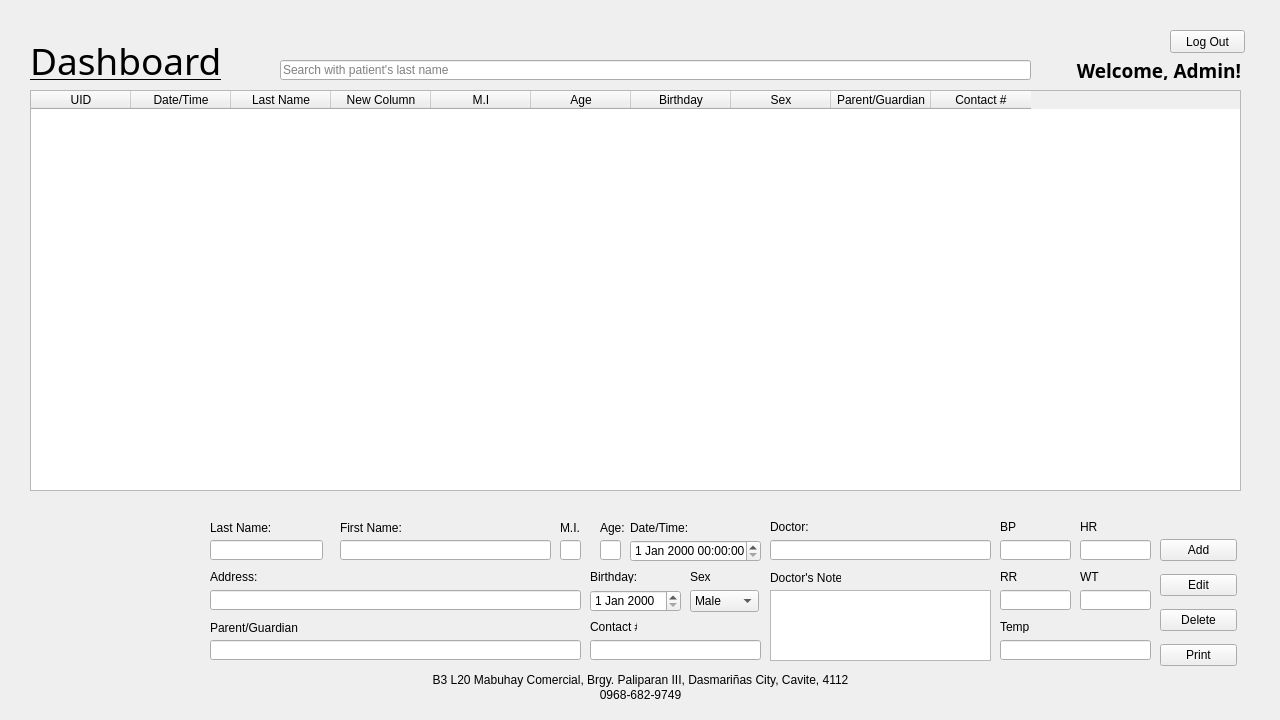
<?xml version="1.0" encoding="UTF-8"?>
<ui version="4.0">
 <class>LandingUI</class>
 <widget class="QMainWindow" name="LandingUI">
  <property name="geometry">
   <rect>
    <x>0</x>
    <y>0</y>
    <width>1280</width>
    <height>720</height>
   </rect>
  </property>
  <property name="minimumSize">
   <size>
    <width>1280</width>
    <height>720</height>
   </size>
  </property>
  <property name="maximumSize">
   <size>
    <width>1280</width>
    <height>720</height>
   </size>
  </property>
  <property name="windowTitle">
   <string>MainWindow</string>
  </property>
  <widget class="QWidget" name="centralwidget">
   <widget class="QLabel" name="lblWelcome">
    <property name="geometry">
     <rect>
      <x>1040</x>
      <y>60</y>
      <width>201</width>
      <height>20</height>
     </rect>
    </property>
    <property name="font">
     <font>
      <family>Poppins</family>
      <pointsize>14</pointsize>
      <weight>75</weight>
      <bold>true</bold>
     </font>
    </property>
    <property name="text">
     <string>Welcome, Admin!</string>
    </property>
    <property name="alignment">
     <set>Qt::AlignRight|Qt::AlignTrailing|Qt::AlignVCenter</set>
    </property>
   </widget>
   <widget class="QPushButton" name="btnLogout">
    <property name="geometry">
     <rect>
      <x>1170</x>
      <y>30</y>
      <width>75</width>
      <height>23</height>
     </rect>
    </property>
    <property name="text">
     <string>Log Out</string>
    </property>
   </widget>
   <widget class="QTableWidget" name="tableWidget">
    <property name="geometry">
     <rect>
      <x>30</x>
      <y>90</y>
      <width>1211</width>
      <height>401</height>
     </rect>
    </property>
    <column>
     <property name="text">
      <string>UID</string>
     </property>
    </column>
    <column>
     <property name="text">
      <string>Date/Time</string>
     </property>
    </column>
    <column>
     <property name="text">
      <string>Last Name</string>
     </property>
    </column>
    <column>
     <property name="text">
      <string>New Column</string>
     </property>
    </column>
    <column>
     <property name="text">
      <string>M.I</string>
     </property>
    </column>
    <column>
     <property name="text">
      <string>Age</string>
     </property>
    </column>
    <column>
     <property name="text">
      <string>Birthday</string>
     </property>
    </column>
    <column>
     <property name="text">
      <string>Sex</string>
     </property>
    </column>
    <column>
     <property name="text">
      <string>Parent/Guardian</string>
     </property>
    </column>
    <column>
     <property name="text">
      <string>Contact #</string>
     </property>
    </column>
   </widget>
   <widget class="QLabel" name="label">
    <property name="geometry">
     <rect>
      <x>30</x>
      <y>40</y>
      <width>221</width>
      <height>41</height>
     </rect>
    </property>
    <property name="font">
     <font>
      <family>Poppins</family>
      <pointsize>28</pointsize>
      <underline>true</underline>
     </font>
    </property>
    <property name="text">
     <string>Dashboard</string>
    </property>
   </widget>
   <widget class="QLabel" name="label_2">
    <property name="geometry">
     <rect>
      <x>210</x>
      <y>520</y>
      <width>71</width>
      <height>16</height>
     </rect>
    </property>
    <property name="text">
     <string>Last Name:</string>
    </property>
   </widget>
   <widget class="QLineEdit" name="lineEdit">
    <property name="geometry">
     <rect>
      <x>210</x>
      <y>540</y>
      <width>113</width>
      <height>20</height>
     </rect>
    </property>
   </widget>
   <widget class="QLineEdit" name="lineEdit_2">
    <property name="geometry">
     <rect>
      <x>340</x>
      <y>540</y>
      <width>211</width>
      <height>20</height>
     </rect>
    </property>
   </widget>
   <widget class="QLabel" name="label_3">
    <property name="geometry">
     <rect>
      <x>340</x>
      <y>520</y>
      <width>91</width>
      <height>16</height>
     </rect>
    </property>
    <property name="text">
     <string>First Name:</string>
    </property>
   </widget>
   <widget class="QLineEdit" name="lineEdit_3">
    <property name="geometry">
     <rect>
      <x>560</x>
      <y>540</y>
      <width>21</width>
      <height>20</height>
     </rect>
    </property>
   </widget>
   <widget class="QLabel" name="label_4">
    <property name="geometry">
     <rect>
      <x>560</x>
      <y>520</y>
      <width>21</width>
      <height>16</height>
     </rect>
    </property>
    <property name="text">
     <string>M.I.</string>
    </property>
   </widget>
   <widget class="QLabel" name="label_5">
    <property name="geometry">
     <rect>
      <x>210</x>
      <y>570</y>
      <width>47</width>
      <height>13</height>
     </rect>
    </property>
    <property name="text">
     <string>Address:</string>
    </property>
   </widget>
   <widget class="QLineEdit" name="lineEdit_4">
    <property name="geometry">
     <rect>
      <x>210</x>
      <y>590</y>
      <width>371</width>
      <height>20</height>
     </rect>
    </property>
   </widget>
   <widget class="QLabel" name="label_6">
    <property name="geometry">
     <rect>
      <x>600</x>
      <y>520</y>
      <width>41</width>
      <height>16</height>
     </rect>
    </property>
    <property name="text">
     <string>Age:</string>
    </property>
   </widget>
   <widget class="QLineEdit" name="lineEdit_5">
    <property name="geometry">
     <rect>
      <x>600</x>
      <y>540</y>
      <width>21</width>
      <height>20</height>
     </rect>
    </property>
   </widget>
   <widget class="QDateEdit" name="dateEdit">
    <property name="geometry">
     <rect>
      <x>590</x>
      <y>590</y>
      <width>91</width>
      <height>22</height>
     </rect>
    </property>
   </widget>
   <widget class="QDateTimeEdit" name="dateTimeEdit">
    <property name="geometry">
     <rect>
      <x>630</x>
      <y>540</y>
      <width>131</width>
      <height>22</height>
     </rect>
    </property>
   </widget>
   <widget class="QLabel" name="label_7">
    <property name="geometry">
     <rect>
      <x>590</x>
      <y>570</y>
      <width>47</width>
      <height>13</height>
     </rect>
    </property>
    <property name="text">
     <string>Birthday:</string>
    </property>
   </widget>
   <widget class="QLineEdit" name="lineEdit_6">
    <property name="geometry">
     <rect>
      <x>280</x>
      <y>60</y>
      <width>751</width>
      <height>20</height>
     </rect>
    </property>
    <property name="placeholderText">
     <string>Search with patient's last name</string>
    </property>
   </widget>
   <widget class="QComboBox" name="comboBox">
    <property name="geometry">
     <rect>
      <x>690</x>
      <y>590</y>
      <width>69</width>
      <height>22</height>
     </rect>
    </property>
    <item>
     <property name="text">
      <string>Male</string>
     </property>
    </item>
    <item>
     <property name="text">
      <string>Female</string>
     </property>
    </item>
   </widget>
   <widget class="QLabel" name="label_8">
    <property name="geometry">
     <rect>
      <x>690</x>
      <y>570</y>
      <width>47</width>
      <height>13</height>
     </rect>
    </property>
    <property name="text">
     <string>Sex</string>
    </property>
   </widget>
   <widget class="QLabel" name="label_9">
    <property name="geometry">
     <rect>
      <x>210</x>
      <y>620</y>
      <width>121</width>
      <height>16</height>
     </rect>
    </property>
    <property name="text">
     <string>Parent/Guardian</string>
    </property>
   </widget>
   <widget class="QLineEdit" name="lineEdit_7">
    <property name="geometry">
     <rect>
      <x>210</x>
      <y>640</y>
      <width>371</width>
      <height>20</height>
     </rect>
    </property>
   </widget>
   <widget class="QLabel" name="label_10">
    <property name="geometry">
     <rect>
      <x>590</x>
      <y>620</y>
      <width>47</width>
      <height>13</height>
     </rect>
    </property>
    <property name="text">
     <string>Contact #:</string>
    </property>
   </widget>
   <widget class="QLineEdit" name="lineEdit_8">
    <property name="geometry">
     <rect>
      <x>590</x>
      <y>640</y>
      <width>171</width>
      <height>20</height>
     </rect>
    </property>
   </widget>
   <widget class="QPlainTextEdit" name="plainTextEdit">
    <property name="geometry">
     <rect>
      <x>770</x>
      <y>590</y>
      <width>221</width>
      <height>71</height>
     </rect>
    </property>
   </widget>
   <widget class="QLineEdit" name="lineEdit_9">
    <property name="geometry">
     <rect>
      <x>770</x>
      <y>540</y>
      <width>221</width>
      <height>20</height>
     </rect>
    </property>
   </widget>
   <widget class="QLabel" name="label_11">
    <property name="geometry">
     <rect>
      <x>770</x>
      <y>520</y>
      <width>47</width>
      <height>13</height>
     </rect>
    </property>
    <property name="text">
     <string>Doctor:</string>
    </property>
   </widget>
   <widget class="QLabel" name="label_12">
    <property name="geometry">
     <rect>
      <x>630</x>
      <y>520</y>
      <width>61</width>
      <height>16</height>
     </rect>
    </property>
    <property name="text">
     <string>Date/Time:</string>
    </property>
   </widget>
   <widget class="QLabel" name="label_13">
    <property name="geometry">
     <rect>
      <x>770</x>
      <y>570</y>
      <width>71</width>
      <height>16</height>
     </rect>
    </property>
    <property name="text">
     <string>Doctor's Note:</string>
    </property>
   </widget>
   <widget class="QLabel" name="label_14">
    <property name="geometry">
     <rect>
      <x>1000</x>
      <y>520</y>
      <width>47</width>
      <height>13</height>
     </rect>
    </property>
    <property name="text">
     <string>BP</string>
    </property>
   </widget>
   <widget class="QLineEdit" name="lineEdit_10">
    <property name="geometry">
     <rect>
      <x>1000</x>
      <y>540</y>
      <width>71</width>
      <height>20</height>
     </rect>
    </property>
   </widget>
   <widget class="QLabel" name="label_15">
    <property name="geometry">
     <rect>
      <x>1080</x>
      <y>520</y>
      <width>47</width>
      <height>13</height>
     </rect>
    </property>
    <property name="text">
     <string>HR</string>
    </property>
   </widget>
   <widget class="QLineEdit" name="lineEdit_11">
    <property name="geometry">
     <rect>
      <x>1080</x>
      <y>540</y>
      <width>71</width>
      <height>20</height>
     </rect>
    </property>
   </widget>
   <widget class="QLabel" name="label_16">
    <property name="geometry">
     <rect>
      <x>1000</x>
      <y>570</y>
      <width>47</width>
      <height>13</height>
     </rect>
    </property>
    <property name="text">
     <string>RR</string>
    </property>
   </widget>
   <widget class="QLineEdit" name="lineEdit_12">
    <property name="geometry">
     <rect>
      <x>1000</x>
      <y>590</y>
      <width>71</width>
      <height>20</height>
     </rect>
    </property>
   </widget>
   <widget class="QLabel" name="label_17">
    <property name="geometry">
     <rect>
      <x>1080</x>
      <y>570</y>
      <width>47</width>
      <height>13</height>
     </rect>
    </property>
    <property name="text">
     <string>WT</string>
    </property>
   </widget>
   <widget class="QLineEdit" name="lineEdit_13">
    <property name="geometry">
     <rect>
      <x>1080</x>
      <y>590</y>
      <width>71</width>
      <height>20</height>
     </rect>
    </property>
   </widget>
   <widget class="QLabel" name="label_18">
    <property name="geometry">
     <rect>
      <x>1000</x>
      <y>620</y>
      <width>47</width>
      <height>13</height>
     </rect>
    </property>
    <property name="text">
     <string>Temp</string>
    </property>
   </widget>
   <widget class="QLineEdit" name="lineEdit_14">
    <property name="geometry">
     <rect>
      <x>1000</x>
      <y>640</y>
      <width>151</width>
      <height>20</height>
     </rect>
    </property>
   </widget>
   <widget class="QLabel" name="label_19">
    <property name="geometry">
     <rect>
      <x>30</x>
      <y>530</y>
      <width>171</width>
      <height>131</height>
     </rect>
    </property>
    <property name="text">
     <string/>
    </property>
    <property name="pixmap">
     <pixmap>_assets/logosingle.png</pixmap>
    </property>
    <property name="scaledContents">
     <bool>true</bool>
    </property>
   </widget>
   <widget class="QLabel" name="label_20">
    <property name="geometry">
     <rect>
      <x>0</x>
      <y>670</y>
      <width>1281</width>
      <height>20</height>
     </rect>
    </property>
    <property name="text">
     <string>B3 L20 Mabuhay Comercial, Brgy. Paliparan III, Dasmariñas City, Cavite, 4112</string>
    </property>
    <property name="alignment">
     <set>Qt::AlignCenter</set>
    </property>
   </widget>
   <widget class="QLabel" name="label_21">
    <property name="geometry">
     <rect>
      <x>0</x>
      <y>680</y>
      <width>1281</width>
      <height>30</height>
     </rect>
    </property>
    <property name="text">
     <string>0968-682-9749</string>
    </property>
    <property name="alignment">
     <set>Qt::AlignCenter</set>
    </property>
   </widget>
   <widget class="QWidget" name="">
    <property name="geometry">
     <rect>
      <x>1160</x>
      <y>532</y>
      <width>77</width>
      <height>141</height>
     </rect>
    </property>
    <layout class="QVBoxLayout" name="verticalLayout">
     <item>
      <widget class="QPushButton" name="pushButton">
       <property name="text">
        <string>Add</string>
       </property>
      </widget>
     </item>
     <item>
      <widget class="QPushButton" name="pushButton_2">
       <property name="text">
        <string>Edit</string>
       </property>
      </widget>
     </item>
     <item>
      <widget class="QPushButton" name="pushButton_3">
       <property name="text">
        <string>Delete</string>
       </property>
      </widget>
     </item>
     <item>
      <widget class="QPushButton" name="pushButton_4">
       <property name="text">
        <string>Print</string>
       </property>
      </widget>
     </item>
    </layout>
   </widget>
  </widget>
 </widget>
 <resources/>
 <connections/>
</ui>
